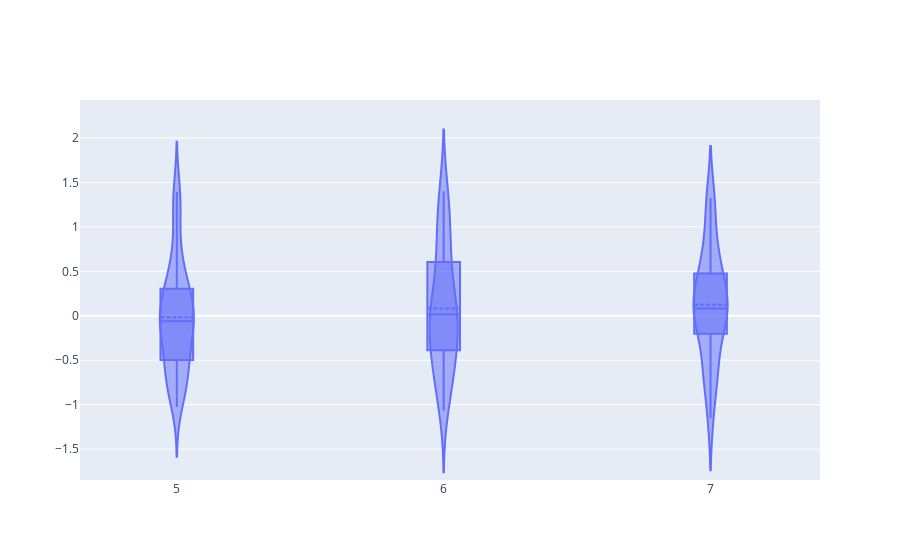

Notebook code cell kept with this figure:
### Code cell
import plotly.express as px
#df = px.data.iris() # iris is a pandas DataFrame
fig = go.Figure()
fig.add_trace(go.Violin(x=mg3['FG3M'],
                            y=mg3['3p_plus_creator'],
                            box_visible=True,
                            meanline_visible=True))
fig.show()

### Figure 1 — Plotly figure (JSON) as saved in the notebook; plotly's stock layout.template omitted (floating-point values rounded to 4 significant figures; data arrays with more than 128 entries replaced by an {"elided": "..."} marker saying what was removed)
{"data": [{"box": {"visible": true}, "meanline": {"visible": true}, "type": "violin", "x": {"elided": "812 int values"}, "y": {"elided": "812 float values"}}], "layout": {"autosize": true, "xaxis": {"autorange": false, "range": [4.637, 7.41], "type": "linear"}, "yaxis": {"autorange": false, "range": [-1.847, 2.427], "type": "linear"}}}
